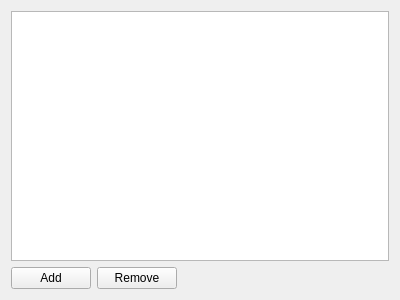
<?xml version="1.0" encoding="UTF-8"?>
<ui version="4.0">
 <class>CommentWizardPage</class>
 <widget class="QWizardPage" name="CommentWizardPage">
  <property name="geometry">
   <rect>
    <x>0</x>
    <y>0</y>
    <width>400</width>
    <height>300</height>
   </rect>
  </property>
  <property name="windowTitle">
   <string>WizardPage</string>
  </property>
  <property name="title">
   <string>Comments</string>
  </property>
  <property name="subTitle">
   <string>Set log comments</string>
  </property>
  <layout class="QVBoxLayout" name="verticalLayout">
   <item>
    <widget class="QTableWidget" name="tableWidget"/>
   </item>
   <item>
    <layout class="QHBoxLayout" name="horizontalLayout">
     <item>
      <widget class="QPushButton" name="bAdd">
       <property name="text">
        <string>Add</string>
       </property>
      </widget>
     </item>
     <item>
      <widget class="QPushButton" name="bRemove">
       <property name="text">
        <string>Remove</string>
       </property>
      </widget>
     </item>
     <item>
      <spacer name="horizontalSpacer">
       <property name="orientation">
        <enum>Qt::Orientation::Horizontal</enum>
       </property>
       <property name="sizeHint" stdset="0">
        <size>
         <width>40</width>
         <height>20</height>
        </size>
       </property>
      </spacer>
     </item>
    </layout>
   </item>
  </layout>
 </widget>
 <resources/>
 <connections/>
</ui>
